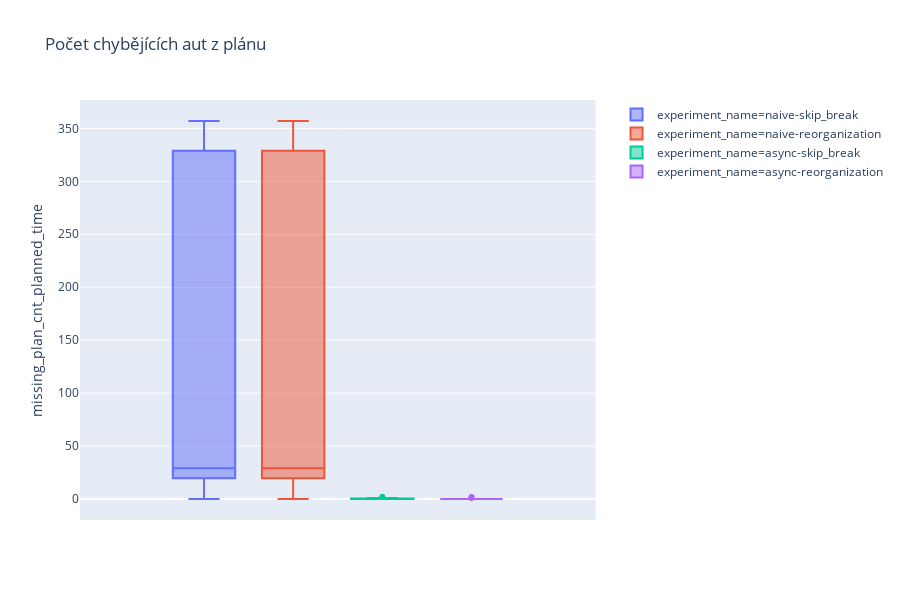

The code cell stored with this chart in its notebook:
### Markdown cell above
| Experiment | Plánovaný počet kusů | Procentuální počet splněných plánů | Procentuální počet plánů bez zpoždění | Průměrný počet vyprodukovaných kusů za plánované období 1-|
| --- | --- | --- | --- | --- |
| Naivní bez přeskládávání | 1416 | .608 | 0.161 | 1391.87 | 29.90

### Code cell
px.box(df, y='missing_plan_cnt_planned_time', color='experiment_name', title='Počet chybějících aut z plánu')

### Figure 1 — Plotly figure (JSON) as saved in the notebook; plotly's stock layout.template omitted (floating-point values rounded to 4 significant figures)
{"data": [{"alignmentgroup": "True", "hoverlabel": {"namelength": 0}, "hovertemplate": "experiment_name=naive-skip_break<br>missing_plan_cnt_planned_time=%{y}", "legendgroup": "experiment_name=naive-skip_break", "marker": {"color": "#636efa"}, "name": "experiment_name=naive-skip_break", "notched": false, "offsetgroup": "experiment_name=naive-skip_break", "orientation": "v", "showlegend": true, "type": "box", "x0": " ", "xaxis": "x", "y": [0, 0, 0, 355, 355, 302, 357, 303, 356, 356, 27, 30, 35, 1, 28, 27, 25, 14, 36, 28], "y0": " ", "yaxis": "y"}, {"alignmentgroup": "True", "hoverlabel": {"namelength": 0}, "hovertemplate": "experiment_name=naive-reorganization<br>missing_plan_cnt_planned_time=%{y}", "legendgroup": "experiment_name=naive-reorganization", "marker": {"color": "#EF553B"}, "name": "experiment_name=naive-reorganization", "notched": false, "offsetgroup": "experiment_name=naive-reorganization", "orientation": "v", "showlegend": true, "type": "box", "x0": " ", "xaxis": "x", "y": [0, 0, 0, 355, 355, 302, 357, 303, 356, 356, 27, 30, 35, 0, 28, 27, 25, 14, 36, 28], "y0": " ", "yaxis": "y"}, {"alignmentgroup": "True", "hoverlabel": {"namelength": 0}, "hovertemplate": "experiment_name=async-skip_break<br>missing_plan_cnt_planned_time=%{y}", "legendgroup": "experiment_name=async-skip_break", "marker": {"color": "#00cc96"}, "name": "experiment_name=async-skip_break", "notched": false, "offsetgroup": "experiment_name=async-skip_break", "orientation": "v", "showlegend": true, "type": "box", "x0": " ", "xaxis": "x", "y": [0, 0, 0, 0, 0, 0, 0, 0, 0, 0, 0, 0, 1, 0, 0, 1, 2, 1, 2, 0], "y0": " ", "yaxis": "y"}, {"alignmentgroup": "True", "hoverlabel": {"namelength": 0}, "hovertemplate": "experiment_name=async-reorganization<br>missing_plan_cnt_planned_time=%{y}", "legendgroup": "experiment_name=async-reorganization", "marker": {"color": "#ab63fa"}, "name": "experiment_name=async-reorganization", "notched": false, "offsetgroup": "experiment_name=async-reorganization", "orientation": "v", "showlegend": true, "type": "box", "x0": " ", "xaxis": "x", "y": [0, 0, 0, 0, 0, 0, 0, 0, 0, 0, 0, 0, 0, 0, 0, 0, 1, 2, 0, 0], "y0": " ", "yaxis": "y"}], "layout": {"boxmode": "group", "height": 600, "legend": {"tracegroupgap": 0}, "title": {"text": "Počet chybějících aut z plánu"}, "xaxis": {"anchor": "y", "domain": [0, 0.98]}, "yaxis": {"anchor": "x", "domain": [0, 1], "title": {"text": "missing_plan_cnt_planned_time"}}}}
